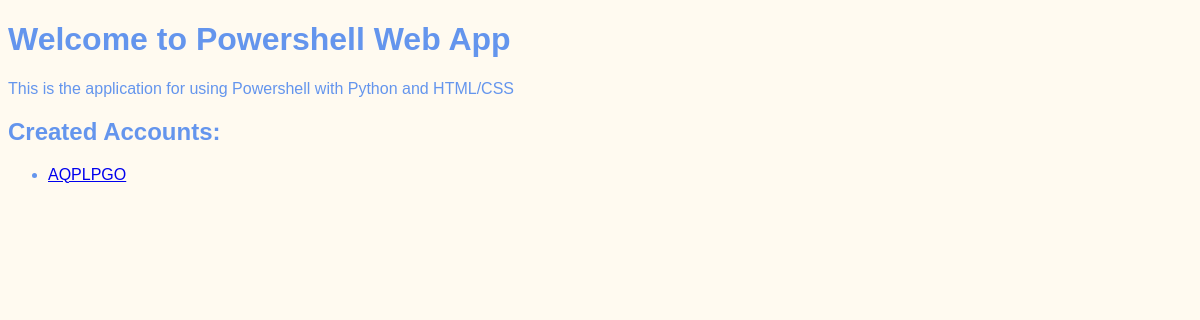
The app's page /, older data.
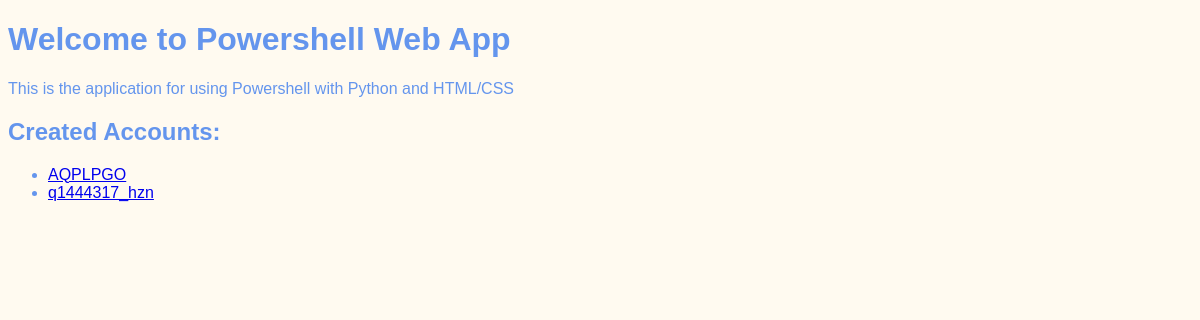
The same page, newer data.
### NonPrimaryADAccounts/models.py (models this page shows, shortened)
class NonPrimaryADAccount(models.Model):
    PrimaryID = models.CharField(max_length=30)
    SecondaryID = models.CharField(max_length=30)
    FirstName = models.CharField(max_length=200)
    Surname = models.CharField(max_length=200)
    EmailAddress = models.EmailField(max_length=200)
    JobTitle = models.CharField(max_length=200)
    Department = models.CharField(max_length=200)
    Company = models.CharField(max_length=200)
    Manager = models.CharField(max_length=200)
    ManagerID = models.CharField(max_length=30)
    CreatedAt = models.DateField()

### website/views.py (the view)
# urls.py: path('', views.welcome, name="welcome"),
def welcome(request):
    return render(request, "website/welcome.html",
                    {"non_primary_ad_accounts": NonPrimaryADAccount.objects.all()})

### website/templates/website/welcome.html (shortened to what this page needs)
{% extends "base.html" %}
{% block content %}
    <h1>Welcome to Powershell Web App</h1>
    <p>This is the application for using Powershell with Python and HTML/CSS</p>
    <h2>Created Accounts:</h2>
    <ul>
        {% for non_primary_ad_account in non_primary_ad_accounts %}
            <li>
                <a href="{% url 'detail' non_primary_ad_account.id %}">
                    {{non_primary_ad_account.SecondaryID}}
                </a>
            </li>
        {% endfor %}
    </ul>
{% endblock %}

### website/templates/base.html (shortened to what this page needs)
{% load static %}
<!DOCTYPE html>
<html lang="en">
    <head>
        <link rel="stylesheet" href="{% static 'website/style.css' %}">
    </head>
    <body>
        {% block content %}
        {% endblock %}
    </body>
</html>

### website/static/website/style.css (style rules this page uses)
body { font-family: sans-serif; color: cornflowerblue; background-color: floralwhite; }

Row changes from the older to the newer data that the page shows:
added NonPrimaryADAccount: SecondaryID "q1444317_hzn"
